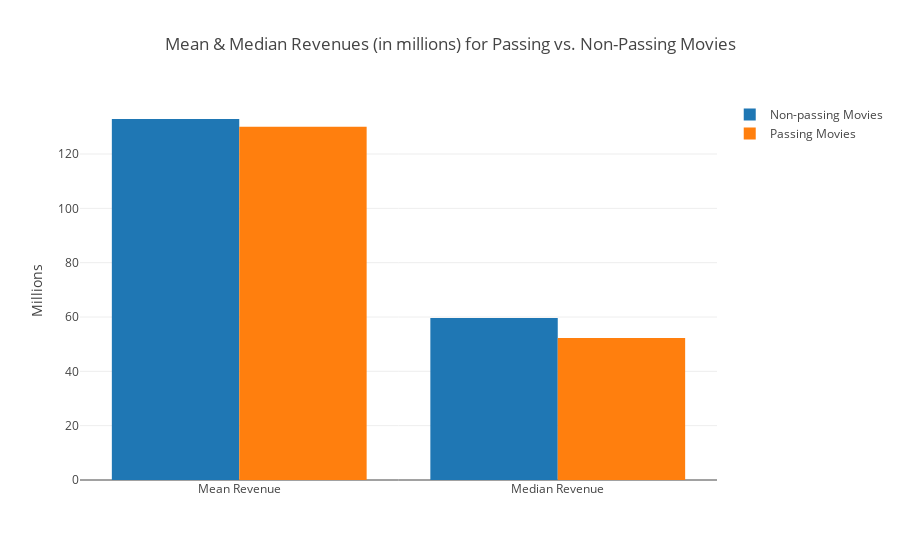

The cell this chart's notebook holds for it:
### Code cell
trace0 = go.Bar(
    x=['Mean Revenue', 'Median Revenue'],
    y=[val for val in mean_median_revenue.values[0]],
    name='Non-passing Movies'    
)

trace1 = go.Bar(
    x=['Mean Revenue', 'Median Revenue'],
    y=[val for val in mean_median_revenue.values[1]],
    name='Passing Movies'    
)

data = [trace0, trace1]    
layout = go.Layout(
    title="Mean & Median Revenues (in millions) for Passing vs. Non-Passing Movies", 
    yaxis=dict(title="Millions"),
    barmode='group'
)

fig = go.Figure(data=data, layout=layout)
iplot(fig)

### Figure 1 — Plotly figure (JSON) as saved in the notebook; plotly's stock layout.template omitted (floating-point values rounded to 4 significant figures)
{"data": [{"name": "Non-passing Movies", "type": "bar", "uid": "22cac39b-ab31-4e28-a999-429b362b1877", "x": ["Mean Revenue", "Median Revenue"], "y": [132.9, 59.6]}, {"name": "Passing Movies", "type": "bar", "uid": "3972c91e-1b94-460d-ae4a-eb854f023b85", "x": ["Mean Revenue", "Median Revenue"], "y": [130.1, 52.3]}], "layout": {"autosize": true, "barmode": "group", "title": {"text": "Mean & Median Revenues (in millions) for Passing vs. Non-Passing Movies"}, "xaxis": {"autorange": true, "range": [-0.5, 1.5], "type": "category"}, "yaxis": {"autorange": true, "range": [0, 139.9], "title": {"text": "Millions"}, "type": "linear"}}}
